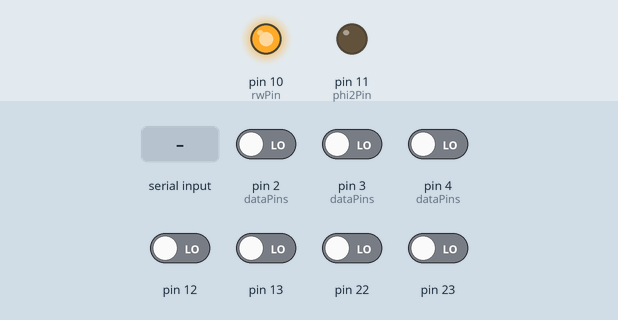
Bench run of a sketch on a simulated Arduino Uno, built with avr-gcc and run on an emulated ATmega328P. Shown: output pins drawn as LEDs (lit = HIGH). The inputs (shaded band) are chosen by the test bench; at power-on: pin 2 (dataPins), pin 3 (dataPins), pin 4 (dataPins), pin 12, pin 13, pin 22, pin 23 LOW. Pins used as bus, display or sensor lines are not drawn; what the sketch prints to the serial monitor is not drawn.

Above: at 1.2 s.
1.3 s: "a\n" received over Serial
At 2.0 s:
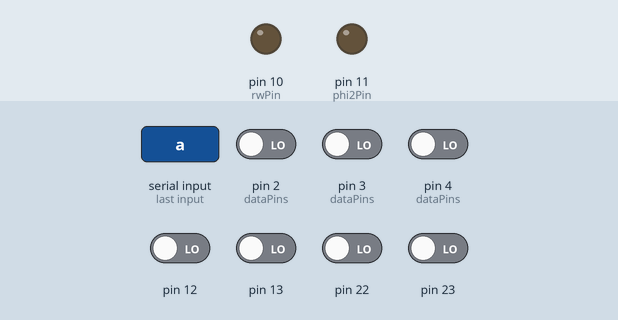
2.8 s: "R\n" received over Serial
At 4.4 s:
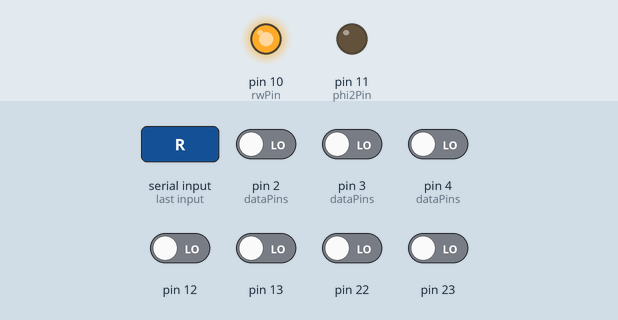
4.9 s: pin 4 (dataPins) driven HIGH
7.0 s: pin 2 (dataPins) driven HIGH
9.1 s: pin 3 (dataPins) driven HIGH
11.2 s: "r\n" received over Serial
At 12.7 s:
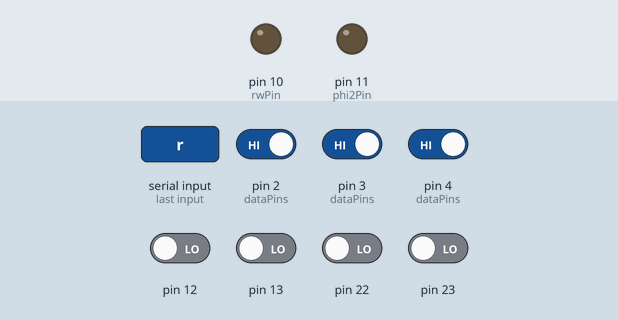
Timing chart, 0 to 13.7 s (numbered marks = the images above; inputs shaded):
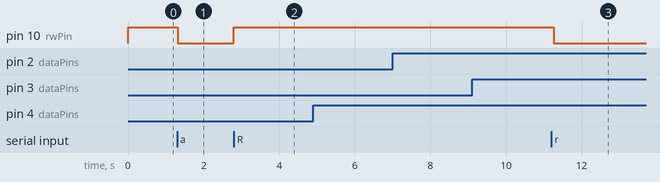

The sketch:

emulator.ino
```cpp
// (licence header left out)
#define BODT        0x80
#define EODT        0x8F
#define ACK         0xA0
#define NACK        0xAF

#define RDY_FLAG    (1 << 7)  // MCU sets if data is ready
#define BSY_FLAG    (1 << 6)  // MCU sets if busy
#define DAT_FLAG    (1 << 4)  // Data nibble flag

const int dataPins[] = {2, 3, 4, 5, 6, 7, 8, 9}; // PD2–PD7 for MS, PB0–PB1 for LS
const int rwPin = 10; // Read/Write control pin
const int phi2Pin = 11; // PHI2 clock signal pin

const char* usage = "Usage: wHH, wC, s, r, R, a, n, b, e, l, lr";
uint16_t log_buff[512];
uint16_t log_idx = 0;

void setup() {
    Serial.begin(38400);
    Serial.println(usage);

    pinModeData(INPUT);
    pinMode(rwPin, OUTPUT);
    pinMode(phi2Pin, OUTPUT);
    digitalWrite(rwPin, HIGH); // Default to read
    digitalWrite(phi2Pin, LOW); // Default clock low
}

void loop() {
    if (Serial.available() > 0) {
        String command = Serial.readStringUntil('\n');
        command.trim();
        if (command.startsWith("w")) {
            short len = command.length();
            if (len == 2) {
                byte data = command.charAt(1);
                wait_no_bsy();
                writeData(DAT_FLAG | ((data >> 4) & 0x0f));
                byte rx = wait_rdy_read();
                if (rx != ACK) {
                    Serial.print("RX: ");
                    print_hex(rx);
                    Serial.println();
                    return;
                }
                writeData(DAT_FLAG | (data & 0x0f));
            } else if (len == 3) {
                String hexValue = command.substring(1);
                byte data = strtol(hexValue.c_str(), NULL, 16);
                wait_no_bsy();
                writeData(data);
            }
        } else if (command == "a") {
            byte data = ACK; // 0xa0
            wait_no_bsy();
            writeData(data);
        } else if (command == "n") {
            byte data = NACK; // 0xaf
            wait_no_bsy();
            writeData(data);
        } else if (command == "b") {
            byte data = BODT; // 0x80
            wait_no_bsy();
            writeData(data);
        } else if (command == "e") {
            byte data = EODT; // 0x8f
            wait_no_bsy();
            writeData(data);
        } else if (command == "s") {
            byte data = readData();
            print_hex(data);
            Serial.print(", ");
            print_bin(data);
            Serial.println();
        } else if (command == "r") {
            byte data = wait_rdy_read();
            if (data != ACK) {
                wait_no_bsy();
                writeData(ACK);  // 0xa0
            }
            if (data & DAT_FLAG) {
                byte nibble = wait_rdy_read();
                wait_no_bsy();
                writeData(ACK);  // 0xa0
                data = ((data & 0x0f) << 4) | (nibble & 0x0f);
                if (data >= 0x20 && data <= 0x7f) {
                    Serial.print((char) data);
                } else {
                    print_hex(data);
                }
            } else {
                print_hex(data);
            }
            Serial.print(" ");
        } else if (command == "R") {
              while (true) {
                byte data = wait_rdy_read();
                wait_no_bsy();
                writeData(ACK);  // 0xa0
                if (data == EODT) break;
                if (data & DAT_FLAG) {
                    byte nibble = wait_rdy_read();
                    wait_no_bsy();
                    writeData(ACK);  // 0xa0
                    data = ((data & 0x0f) << 4) | (nibble & 0x0f);
                    if (data >= 0x20 && data <= 0x7f) {
                        Serial.print((char) data);
                    } else {
                        print_hex(data);
                    }
                } else {
                    print_hex(data);
                }
                Serial.print(" ");
            }
        } else if (command == "l") {
            log_print();
        } else if (command == "lr") {
            log_idx = 0;
        } else {
            Serial.print("Invalid command: ");
            Serial.print(command);
            Serial.print(", ");
            Serial.println(usage);
        }
    }
}

void print_hex(byte value) {
  if (value < 0x10) Serial.print('0');
  Serial.print(value, HEX);
}

void print_bin(byte value) {
for (int i = 7; i >= 0; i--) {
    Serial.print((value >> i) & 1);
  }
}

void wait_no_bsy() {
    byte status;
    do
        status = readData();
    while ((status & BSY_FLAG) != 0);
    delay(10);
}

byte wait_rdy_read() {
    byte data;
    do
        data = readData();
    while ((data & RDY_FLAG) == 0);

    log(0, data);
    return data;
}

void pinModeData(short mode) {
    // Set all data pins (PD2–PD7 and PB0–PB1)
    if (mode == INPUT) {
        DDRD &= ~0b11111100; // Configure PD2–PD7 as input
        DDRB &= ~0b00000011; // Configure PB0–PB1 as input
    } else {
        DDRD |= 0b11111100; // Configure PD2–PD7 as output
        DDRB |= 0b00000011; // Configure PB0–PB1 as output
    }
}

void writeData(byte data) {
    log(1, data);

    pinModeData(OUTPUT);
    digitalWrite(rwPin, LOW); // Set to write

    // Write MS part (6 bits) to PD2–PD7
    PORTD = (PORTD & 0x03) | (data & 0xFC); // Clear PD2–PD7, set MS bits
    // Write LS part (2 bits) to PB0–PB1
    PORTB = (PORTB & 0xFC) | (data & 0x03); // Clear PB0–PB1, set LS bits

    // Simulate clock pulse
    PORTB |= (1 << PB3);  // Set PHI2 HIGH
    __asm__ __volatile__("nop\n nop\n nop\n nop\n"); // ~0.5 µs delay
    PORTB &= ~(1 << PB3); // Set PHI2 LOW
}

byte readData() {
    pinModeData(INPUT);
    digitalWrite(rwPin, HIGH); // Set to read

    // Simulate clock pulse
    PORTB |= (1 << PB3);  // Set PHI2 HIGH
    __asm__ __volatile__("nop\n nop\n"); // ~0.25 µs delay

    // Read MS part (6 bits) from PD2–PD7
    byte msPart = PIND & 0xFC; // Mask PD2–PD7
    // Read LS part (2 bits) from PB0–PB1
    byte lsPart = PINB & 0x03; // Mask PB0–PB1

    PORTB &= ~(1 << PB3); // Set PHI2 LOW

    delay(10);

    // Combine and return
    return msPart | lsPart;
}

void log(uint16_t rw, uint8_t data) {
    if (log_idx + 1 >= sizeof log_buff) {
        Serial.println("log buffer is full");
        return;
    }
    log_buff[log_idx ++] = (rw << 8) | data;
}

void log_print() {
    Serial.println();
    for (int i = 0; i < log_idx; i++) {
        uint16_t data = log_buff[i];
        Serial.print((data & 0xff00) ? "TX: " : "RX: ");
        print_hex(data & 0xff);
        Serial.print(", ");
        print_bin(data & 0xff);
        Serial.println("");
    }
}
```

Measured:
- after the input at 1.3 s, pin 10 (rwPin): HIGH → LOW at once
- after the input at 2.8 s, pin 10 (rwPin): LOW → HIGH at once
- after the input at 11.2 s, pin 10 (rwPin): HIGH → LOW after 0.06 s
